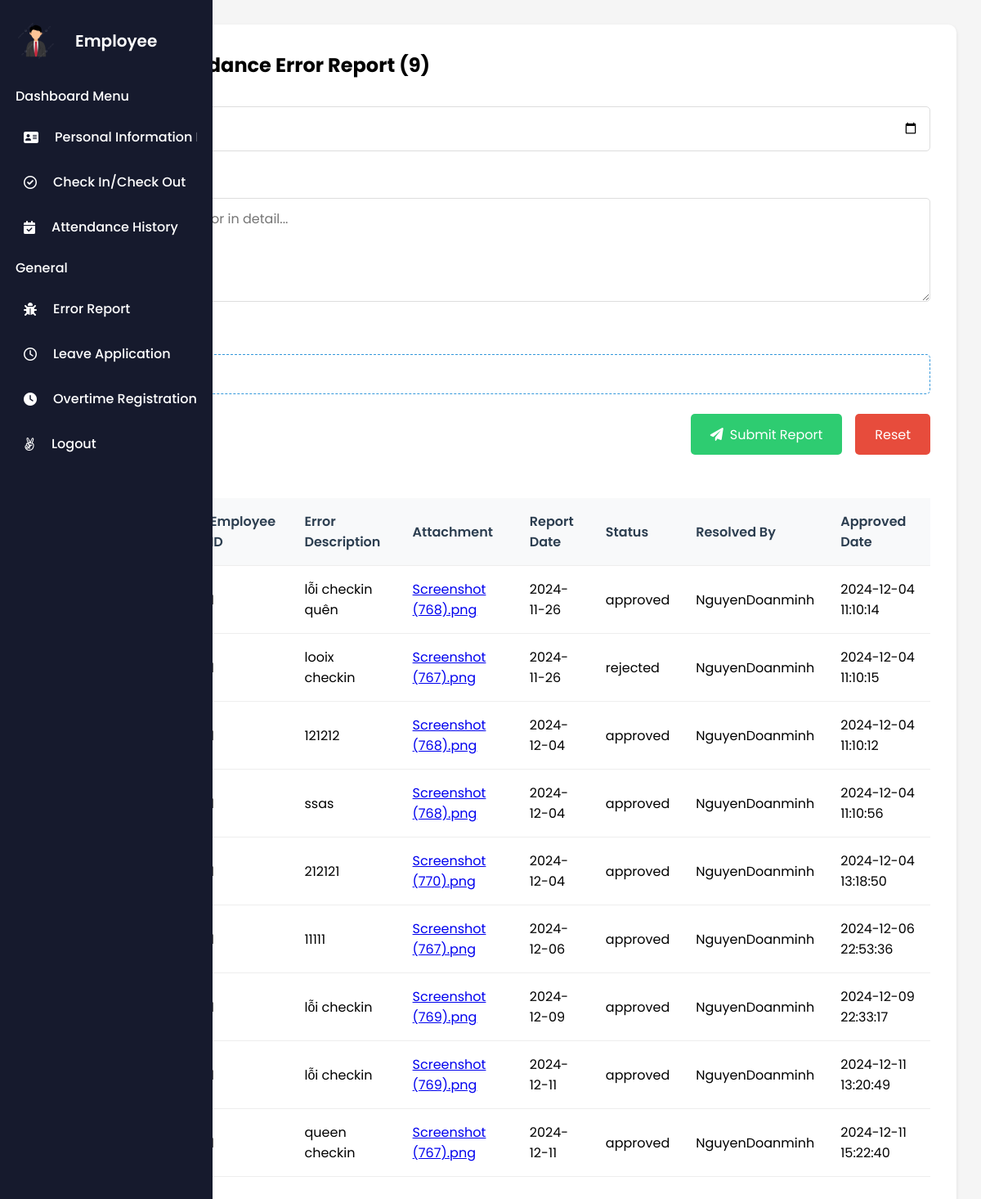
The app's page /index.php?action=submitErrorReport (signed in) with its own data.
### tables this page shows
CREATE TABLE `attendanceerrorreport` (
  `ErrorReportID` int(11) NOT NULL,
  `EmployeeID` int(11) DEFAULT NULL,
  `ErrorDescription` text DEFAULT NULL,
  `ReportDate` date DEFAULT NULL,
  `ResolvedStatus` enum('approved','pending','rejected') DEFAULT 'pending',
  `ResolvedBy` varchar(50) DEFAULT NULL,
  `Attachment` varchar(255) DEFAULT NULL,
  `ApprovedDate` datetime DEFAULT NULL
);

### models/AttendanceErrorReportModel.php (called while the page is built, shortened)
<?php
class AttendanceErrorReportModel {
    protected $pdo;
    public function __construct($pdo) {
        $this->pdo = $pdo;
    }
    public function getEmployeeErrorReports($employeeID) {
        $query = "SELECT a.*, e.FirstName, e.LastName
                  FROM attendanceerrorreport a
                  JOIN employee e ON a.EmployeeID = e.EmployeeID
                  WHERE a.EmployeeID = :employeeID";
        $stmt = $this->pdo->prepare($query);
        $stmt->bindParam(':employeeID', $employeeID);
        $stmt->execute();
        return $stmt->fetchAll(PDO::FETCH_ASSOC);
    }
}
?>

### views/submitErrorReport.php (the view, shortened to what this page needs)
<!DOCTYPE html>
<html lang="en">
<head>
    <link rel="stylesheet" href="views/Employee/errorreport.css"/>
    <link rel="stylesheet" href="https://cdnjs.cloudflare.com/ajax/libs/font-awesome/6.0.0-beta3/css/all.min.css" />
</head>
<body>
<?php
    if ($_SESSION['role'] === 'nhan vien') {
        include 'views/layouts/sidebar.php';
    } else if ($_SESSION['role'] === 'giam doc') {
        include 'views/layouts/sidebar_director.php';
    } else {
        include 'views/layouts/sidebar_accountant.php';
    }
?>
<div class="main-content">
    <div class="error-report-container">
        <h2>
            Submit Attendance Error Report
            (<?php echo count($error_reports); ?>)
        </h2>
        <form method="POST" action="index.php?action=submitErrorReport" enctype="multipart/form-data">
            <div class="form-group">
                <label><i class="fas fa-calendar-day"></i> Date of Error</label>
                <input type="date" name="error_date" required />
            </div>
            <div class="form-group">
                <label><i class="fas fa-pen"></i> Error Description</label>
                <textarea name="error_description" rows="4" placeholder="Please describe the error in detail..." required></textarea>
            </div>
            <div class="form-group">
                <label><i class="fas fa-paperclip"></i> Attachment</label>
                <input type="file" name="attachment" class="file-input" />
            </div>
            <div class="form-actions">
                <button type="submit" class="submit-button">
                    <i class="fas fa-paper-plane"></i> Submit Report
                </button>
                <input type="reset" value="Reset" class="cancel-button" />
            </div>
        </form>
        <div class="error-report-history">
            <h3>Report History</h3>
            <table>
                <thead>
                    <tr>
                        <th>No</th>
                        <th>Employee Name</th>
                        <th>Employee ID</th>
                        <th>Error Description</th>
                        <th>Attachment</th>
                        <th>Report Date</th>
                        <th>Status</th>
                        <th>Resolved By</th>
                        <th>Approved Date</th>
                    </tr>
                </thead>
                <tbody>
                    <?php
                    $index = 0;
                    foreach ($error_reports as $report):
                    ?>
                    <tr>
                        <td><?php echo $index + 1; ?></td>
                        <td><?php echo htmlspecialchars($report['FirstName'] . ' ' . $report['LastName']); ?></td>
                        <td><?php echo htmlspecialchars($report['EmployeeID']); ?></td>
                        <td><?php echo htmlspecialchars($report['ErrorDescription']); ?></td>
                        <td>
                            <?php if (!empty($report['Attachment'])): ?>
                                <a href="download.php?file=<?php echo urlencode($report['Attachment']); ?>"><?php echo htmlspecialchars($report['Attachment']); ?></a>
                            <?php else: ?>
                                No Attachment
                            <?php endif; ?>
                        </td>
                        <td><?php echo htmlspecialchars($report['ReportDate']); ?></td>
                        <td><?php echo htmlspecialchars($report['ResolvedStatus']); ?></td>
                        <td><?php echo htmlspecialchars($report['ResolvedBy']); ?></td>
                        <td><?php echo htmlspecialchars($report['ApprovedDate']); ?></td>
                    </tr>
                    <?php
                    $index++;
                    endforeach;
                    ?>
                </tbody>
            </table>
        </div>
    </div>
</div>
</body>
</html>

### index.php (shortened to what this page needs)
<?php
require_once 'controllers/UserController.php';
require_once 'controllers/AttendanceErrorReportController.php';
require_once 'config.php';
$action = isset($_GET['action']) ? $_GET['action'] : 'login';
switch ($action) {
    case 'submitErrorReport':
        $attendanceErrorReportController = new AttendanceErrorReportController($pdo);
        $attendanceErrorReportController->submitReport();
        break;
}
?>

### controllers/AttendanceErrorReportController.php
<?php
require_once 'models/AttendanceErrorReportModel.php';
class AttendanceErrorReportController {
    protected $errorReportModel;
    public function __construct($pdo) {
        $this->errorReportModel = new AttendanceErrorReportModel($pdo);
    }
    public function submitReport() {
        if ($_SERVER['REQUEST_METHOD'] == 'POST') {
            $employeeID = $_SESSION['id'];
            $errorDescription = $_POST['error_description'];
            $attachment = null;
            if (isset($_FILES['attachment']) && $_FILES['attachment']['error'] == UPLOAD_ERR_OK) {
                $attachment = $_FILES['attachment']['name'];
                move_uploaded_file($_FILES['attachment']['tmp_name'], 'uploads/' . $attachment);
            }
            if ($this->errorReportModel->submitErrorReport($employeeID, $errorDescription, $attachment)) {
                header("Location: index.php?action=submitErrorReport");
                exit();
            } else {
                echo "An error occurred, please try again!";
            }
        } else {
            $error_reports = $this->errorReportModel->getEmployeeErrorReports($_SESSION['id']);
            include 'views/submitErrorReport.php';
        }
    }
}
?>

### views/layouts/sidebar.php (shortened to what this page needs)
<!DOCTYPE html>
<html lang="en">
<head>
    <link rel="stylesheet" href="assets/css/sidebar.css" />
    <link rel="stylesheet" href="https://cdnjs.cloudflare.com/ajax/libs/font-awesome/6.0.0-beta3/css/all.min.css" />
</head>
<body>
    <aside class="sidebar">
        <div class="sidebar-header">
            <img src="assets/images/avatar.png" alt="Avatar" />
            <h2>Employee</h2>
        </div>
        <div class="sidebar-links">
            <h4>
                <span>Dashboard Menu</span>
            </h4>
            <li>
                <a href="index.php?action=profile">
                    <i class="fas fa-address-card"> </i> Personal Information
                    Dashboard</a>
            </li>
            <li>
                <a href="index.php?action=checkin">
                    <i class="far fa-check-circle"></i>Check In/Check Out</a>
            </li>
            <li>
                <a href="index.php?action=attendance">
                    <i class="fas fa-calendar-check"></i>Attendance History</a>
            </li>
            <h4>
                <span>General</span>
            </h4>
            <li>
                <a href="index.php?action=submitErrorReport"> <i class="fas fa-bug"></i>Error Report</a>
            </li>
            <li>
                <a href="index.php?action=submitLeaveRequest">
                    <i class="far fa-clock"></i>Leave Application</a>
            </li>
            <li>
                <a href="index.php?action=submitOT"><i class="fas fa-clock"></i>Overtime Registration</a>
            </li>
            <li>
                <a href="index.php?action=logout"> <i class="fab fa-angellist"></i>Logout </a>
            </li>
        </div>
    </aside>
</body>
</html>

### views/employee/errorreport.css (style rules this page uses)
* { margin: 0; padding: 0; box-sizing: border-box; font-family: "Poppins", sans-serif; }
body { min-height: 100vh; background: #f0f4ff; font-family: Arial, sans-serif; margin: 0; padding: 0; background-color: #f5f5f5; }
.sidebar { position: fixed; top: 0; left: 0; height: 100%; width: 80px; display: flex; overflow-x: hidden; flex-direction: column; background: #161a2d; padding: 25px 19px; transition: all 0.4s ease; }
.sidebar .sidebar-header { display: flex; align-items: center; }
.sidebar .sidebar-header img { width: 42px; border-radius: 50%; }
.sidebar .sidebar-header h2 { color: #fff; font-size: 1.25rem; font-weight: 600; white-space: nowrap; margin-left: 23px; }
.sidebar-links h4 { color: #fff; font-weight: 500; white-space: nowrap; margin: 10px 0; position: relative; }
.sidebar-links h4 span { opacity: 0; }
.sidebar-links { list-style: none; margin-top: 20px; height: 80%; overflow-y: auto; scrollbar-width: none; }
.sidebar-links li a { display: flex; align-items: center; gap: 0 20px; color: #fff; font-weight: 500; white-space: nowrap; padding: 15px 10px; text-decoration: none; transition: 0.2s ease; }
.main-content { padding: 30px; max-width: 1200px; margin: 0 auto; }
.error-report-container { background: #fff; padding: 2rem; border-radius: 10px; box-shadow: 0 2px 4px rgba(0, 0, 0, 0.1); }
.form-group { margin-bottom: 1.5rem; }
.form-group label { display: flex; align-items: center; gap: 0.5rem; margin-bottom: 0.5rem; color: #2c3e50; }
.form-group input[type="date"], .form-group textarea { width: 100%; padding: 0.8rem; border: 1px solid #ddd; border-radius: 5px; font-size: 1rem; }
.file-input { padding: 0.8rem; background: #fff; border: 1px dashed #3498db; border-radius: 5px; width: 100%; }
.error-report-history { margin-bottom: 2rem; width: 100%; }
.error-report-history h3 { color: #2c3e50; margin-bottom: 1.5rem; font-size: 1.2rem; }
table { width: 100%; border-collapse: collapse; }
th, td { padding: 1rem; text-align: left; border-bottom: 1px solid #eee; }
th { background: #f8f9fa; color: #2c3e50; font-weight: 600; }
.form-actions { display: flex; gap: 1rem; justify-content: flex-end; }
.submit-button, .cancel-button { padding: 0.8rem 1.5rem; border: none; border-radius: 5px; cursor: pointer; display: flex; align-items: center; gap: 0.5rem; font-size: 1rem; transition: all 0.3s ease; }
.submit-button { background-color: #2ecc71; color: white; }
.cancel-button { background-color: #e74c3c; color: white; }

### assets/css/sidebar.css (style rules this page uses)
* { margin: 0; padding: 0; box-sizing: border-box; font-family: "Poppins", sans-serif; }
body { min-height: 100vh; background: #f0f4ff; font-family: Arial, sans-serif; margin: 0; padding: 0; background-color: #f5f5f5; }
.sidebar { position: fixed; top: 0; left: 0; height: 100%; width: 80px; display: flex; overflow-x: hidden; flex-direction: column; background: #161a2d; padding: 25px 19px; transition: all 0.4s ease; }
.sidebar .sidebar-header { display: flex; align-items: center; }
.sidebar .sidebar-header img { width: 50px; border-radius: 55%; }
.sidebar .sidebar-header h2 { color: #fff; font-size: 1.25rem; font-weight: 600; white-space: nowrap; margin-left: 23px; }
.sidebar-links h4 { color: #fff; font-weight: 500; white-space: nowrap; margin: 10px 0; position: relative; }
.sidebar-links h4 span { opacity: 0; }
.sidebar-links { list-style: none; margin-top: 20px; height: 80%; overflow-y: auto; scrollbar-width: none; }
.sidebar-links li a { display: flex; align-items: center; gap: 0 20px; color: #fff; font-weight: 500; white-space: nowrap; padding: 15px 10px; text-decoration: none; transition: 0.2s ease; }

### records on screen
attendanceerrorreport: ErrorDescription "lỗi checkin quên", Attachment "Screenshot (768).png", ReportDate "2024-11-26", ResolvedStatus "approved", ResolvedBy "NguyenDoanminh", ApprovedDate "2024-12-04 11:10:14"
attendanceerrorreport: ErrorDescription "looix checkin", Attachment "Screenshot (767).png", ReportDate "2024-11-26", ResolvedStatus "rejected", ResolvedBy "NguyenDoanminh", ApprovedDate "2024-12-04 11:10:15"
attendanceerrorreport: ErrorDescription "121212", Attachment "Screenshot (768).png", ReportDate "2024-12-04", ResolvedStatus "approved", ResolvedBy "NguyenDoanminh", ApprovedDate "2024-12-04 11:10:12"
attendanceerrorreport: ErrorDescription "ssas", Attachment "Screenshot (768).png", ReportDate "2024-12-04", ResolvedStatus "approved", ResolvedBy "NguyenDoanminh", ApprovedDate "2024-12-04 11:10:56"
attendanceerrorreport: ErrorDescription "212121", Attachment "Screenshot (770).png", ReportDate "2024-12-04", ResolvedStatus "approved", ResolvedBy "NguyenDoanminh", ApprovedDate "2024-12-04 13:18:50"
attendanceerrorreport: ErrorDescription "11111", Attachment "Screenshot (767).png", ReportDate "2024-12-06", ResolvedStatus "approved", ResolvedBy "NguyenDoanminh", ApprovedDate "2024-12-06 22:53:36"
attendanceerrorreport: ErrorDescription "lỗi checkin", Attachment "Screenshot (769).png", ReportDate "2024-12-09", ResolvedStatus "approved", ResolvedBy "NguyenDoanminh", ApprovedDate "2024-12-09 22:33:17"
attendanceerrorreport: ErrorDescription "lỗi checkin", Attachment "Screenshot (769).png", ReportDate "2024-12-11", ResolvedStatus "approved", ResolvedBy "NguyenDoanminh", ApprovedDate "2024-12-11 13:20:49"
attendanceerrorreport: ErrorDescription "queen checkin", Attachment "Screenshot (767).png", ReportDate "2024-12-11", ResolvedStatus "approved", ResolvedBy "NguyenDoanminh", ApprovedDate "2024-12-11 15:22:40"

### other values on screen
count($error_reports) "9"
